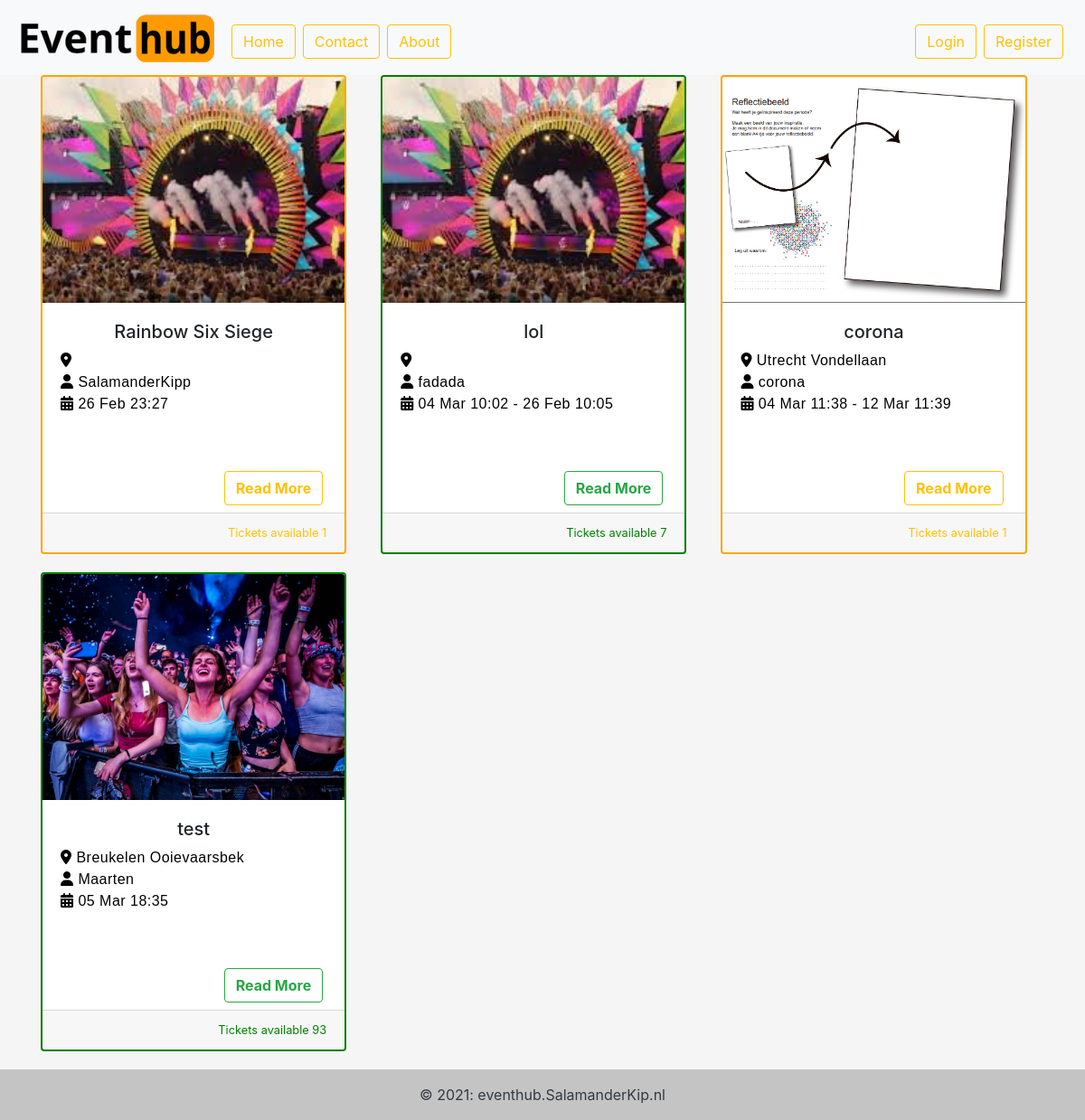
The page / on the database its author committed.
### tables this page shows
CREATE TABLE `eventhubdetail` (
  `id` int(11) NOT NULL,
  `eventnaam` varchar(50) NOT NULL,
  `begindatum` datetime NOT NULL,
  `tickets` varchar(50) NOT NULL,
  `beschrijving` varchar(350) NOT NULL,
  `prijs` double NOT NULL,
  `imgevent` varchar(100) DEFAULT NULL,
  `presentator` varchar(50) NOT NULL,
  `totaltickets` int(10) NOT NULL,
  `creator` varchar(50) NOT NULL,
  `einddatum` datetime NOT NULL,
  `naam` varchar(50) NOT NULL,
  `straat` varchar(50) NOT NULL,
  `huisnummer en tvg` varchar(10) NOT NULL,
  `postcode` varchar(8) NOT NULL,
  `plaats` varchar(50) NOT NULL
);

### index.php (the view, shortened to what this page needs)
<?php
include 'config/config.php';
?>
<!DOCTYPE html>
<html lang="en">
<head>
    <link rel="stylesheet" href="https://stackpath.bootstrapcdn.com/bootstrap/4.4.1/css/bootstrap.min.css">
    <link href='assets/css/style.css' rel='stylesheet'>
</head>
<body>
    <?php
    $eventDetails = "SELECT * FROM eventhubdetail where begindatum >= SYSDATE() order by begindatum asc";
    $result = $con->query($eventDetails);
    ?>
    <?php
    include 'includes/navbar.php';
    ?>
    <div class="container">
        <div class="card-group">
            <div class='row'>
                <?php
                while ($row = mysqli_fetch_array($result)) {
                    if ($result->num_rows > 0) {
                        $dateStart = date_format(date_create($row['begindatum']), "d M H:i");
                        $dateEnd = date_format(date_create($row['einddatum']), "d M H:i");
                        $datum = "";
                        if ($row['einddatum'] == '0000-00-00 00:00:00') {
                            $datum = $dateStart;
                        } else {
                            $datum = $dateStart . " - " . $dateEnd;
                        }
                        $begin = date_create($row['begindatum']);
                        $datelocal = new DateTime();
                        $dateclose = date_diff($begin, $datelocal);
                        $difftime = $dateclose->format('%d');
                        $tickets = $row['tickets'];
                        $totaltickets = $row['totaltickets'];
                        $carddanger = "cardgroen";
                        $locationonclick = "' onclick='location.href=\"detail.php?id=" . $row['id'] . "\"'";
                        $readmore = '';
                        $buttonColor = "success";
                        if ($tickets == 0 || $difftime <= 2) {
                            $carddanger = "carddanger";
                            $locationonclick = "";
                            $buttonColor = "danger";
                            $readmore = "readmore";
                        } else if ($tickets <= ($totaltickets * 0.1)) {
                            $carddanger = "cardwarning";
                            $buttonColor = "warning";
                        }
                        echo
                        "
                        <div class='col-md-6 '>
                            <div class='mr-2'>
                                <div class='card " . $carddanger . " ' " . $locationonclick . ">
                                    <img class='card-img-top' src=" . $row['imgevent'] . " alt='Card image cap'>
                                    <div class='card-body'>
                                        <h5 class='text-center'>" . $row['eventnaam'] . "</h5>
                                        <p class='card-text'> <i class='fas fa-map-marker-alt'></i> " . $row['plaats'] . ' ' . $row['straat'] . "<br><i class='fas fa-user'></i> " . $row['presentator'] . "<br> <i class='fas fa-calendar-alt'></i> " . $datum . "</p>
                                    </div>
                                    <div class='read-more-place'>
                                        <button class='btn btn-outline-$buttonColor mb-2 mr-4 float-right $readmore'><b>Read More</b></button>
                                    </div>
                                    <div class='card-footer'>
                                        <small class='text-muted float-right'>Tickets available " . $row['tickets'] . "</small>
                                    </div>
                                </div>
                            </div>
                        </div>";
                    }
                }
                ?>
            </div>
        </div>
    </div>
    <?php
    include 'includes/footer.php';
    ?>
</body>
</html>

### includes/navbar.php (shortened to what this page needs)
<nav class="navbar navbar-expand-lg navbar-light bg-light">
    <a class="navbar-brand" href="index.php"><img src="./media/img/Eventhub-logo.png"></a>
        <div class="collapse navbar-collapse" id="navbarText">
            <ul class="navbar-nav mr-auto">
                <li class="nav-item mt-2">
                    <a href="index.php" type="button" class="btn btn-outline-warning mr-2">Home</a>
                </li>
                <li class="nav-item mt-2">
                    <a href="contact.php" type="button" class="btn btn-outline-warning mr-2">Contact</a>
                </li>
                <li class="nav-item mt-2">
                    <a href="about.php" type="button" class="btn btn-outline-warning mr-2">About</a>
                </li>
            </ul>
            <?php
            if (isset($_SESSION['userType'])) {
                if ($_SESSION['userType'] == "admin") {
                    echo '<a href="admin.php" type="button" class="btn btn-outline-warning mr-2 mt-2">Admin</a><br>';
                    echo '<a type="button" href="myevents.php" class="btn btn-outline-warning mr-2 mt-2">My events</a><br>';
                    echo '<a href="createEvent.php" type="button" class="btn btn-outline-warning mr-2 mt-2">Create Event</a>';
                }
                if ($_SESSION['userType'] == "member") {
                    echo '<a type="button" href="myevents.php" class="btn btn-outline-warning mr-2 mt-2">My events</a><br>';
                    echo '<a type="button" href="createEvent.php" class="btn btn-outline-warning mr-2 mt-2">Create Event</a>';
                }
                echo  '<a type="button" href="logout.php" class="btn btn-outline-warning mr-2">Log out</a>';
            } else {
                echo '<a type="button" href="login.php" class="btn btn-outline-warning mr-2 mt-2">Login</a>
                <br>
                    <a type="button" href="register.php" class="btn btn-outline-warning mr-2 mt-2">Register</a>';
            }
            ?>
        </div>
</nav>

### includes/footer.php (shortened to what this page needs)
<footer>
    <div class="text-center p-3" style="background-color: rgba(0, 0, 0, 0.2)">
        <div class="text-dark">© 2021: eventhub.SalamanderKip.nl</div>
    </div>
</footer>

### assets/css/style.css (style rules this page uses)
@media (min-width: 768px) { .col-md-6 { max-width: 33%; } }
.col-md-6 { margin-bottom: 20px; }
body { background: #f5f5f5; }
.card-img-top { object-fit: cover; object-position: center; width: 100%; height: 250px; }
.card-text { height: 40px; }
.cardgroen { border: 2px solid green; }
.cardgroen .text-muted { color: green !important; }
.cardwarning { border: solid 2px orange; }
.cardwarning .text-muted { color: #ffc107 !important; }
.card { cursor: pointer; min-height: 530px; }
.read-more-place { margin-top: 20px !important; }
img { width: 100%; max-width: 100%; height: auto; }
p { font-family: "Barlow", sans-serif !important; font-weight: 300; font-size: 1rem; color: black; letter-spacing: 0.03rem; margin-bottom: 10px; }
b, strong { font-weight: 700 !important; }

### rows shown on the page
eventhubdetail: imgevent (picture), eventnaam "Rainbow Six Siege", presentator "SalamanderKipp", begindatum "26 Feb 23:27", tickets "1"
eventhubdetail: imgevent (picture), eventnaam "lol", presentator "fadada", datum "04 Mar 10:02 - 26 Feb 10:05", tickets "7"
eventhubdetail: imgevent (picture), eventnaam "corona", plaats "Utrecht", straat "Vondellaan", presentator "corona", datum "04 Mar 11:38 - 12 Mar 11:39", tickets "1"
eventhubdetail: imgevent (picture), eventnaam "test", plaats "Breukelen", straat "Ooievaarsbek", presentator "Maarten", begindatum "05 Mar 18:35", tickets "93"
